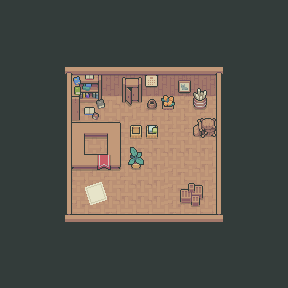

Below is a game level as drawn by its tile map, then a one-line description and the .tmx file that defines it, in full:
An orthogonal 18x18 tile map with 16x16 px tiles, 4 tile layers (Tile Layer 2, Tile Layer 3, Tile Layer 4, Tile Layer 1), 4 tilesets.

<map version="1.10" tiledversion="1.11.2" orientation="orthogonal" renderorder="right-down" width="18" height="18" tilewidth="16" tileheight="16" infinite="0" nextlayerid="5" nextobjectid="1">
 <tileset firstgid="1" name="structure" tilewidth="16" tileheight="16" tilecount="480" columns="30">
  <image source="structure.png" width="480" height="256" />
 </tileset>
 <tileset firstgid="481" name="floor" tilewidth="16" tileheight="16" tilecount="735" columns="21">
  <image source="floor.png" width="336" height="560" />
 </tileset>
 <tileset firstgid="1216" name="general-props" tilewidth="16" tileheight="16" tilecount="4720" columns="80">
  <image source="general-props.png" width="1280" height="944" />
 </tileset>
 <tileset firstgid="5936" name="wall" tilewidth="16" tileheight="16" tilecount="798" columns="19">
  <image source="wall.png" width="304" height="672" />
 </tileset>
 <layer id="2" name="Tile Layer 2" width="18" height="18">
  <data encoding="csv">
0,0,0,783,804,762,804,804,783,762,763,804,762,763,764,0,0,0,
0,0,762,762,762,783,783,804,804,783,762,804,762,763,764,0,0,0,
0,0,762,783,783,804,804,804,805,804,762,804,762,763,764,582,0,0,
0,762,783,804,804,804,805,804,805,806,783,804,762,763,764,764,581,582,
0,783,804,6701,6701,6701,6701,6701,6701,6701,6701,6702,6703,6704,764,764,762,762,
0,804,804,805,6701,6702,6703,6704,6704,6704,6704,6704,6704,6704,6704,762,783,783,
0,804,804,805,806,806,763,804,805,806,764,783,762,783,783,783,804,804,
762,804,804,805,806,806,764,804,805,762,762,762,783,804,804,804,804,805,
783,804,804,805,806,806,764,806,804,783,783,783,804,804,805,806,783,762,
804,805,804,805,806,764,785,762,804,804,804,804,804,805,806,764,804,783,
804,805,804,805,806,764,762,762,804,804,805,806,804,805,806,764,616,804,
804,805,804,805,806,785,783,783,804,804,805,806,804,805,806,785,580,580,
804,805,804,804,805,806,804,804,804,804,805,806,804,805,806,806,601,601,
804,805,804,804,805,806,804,805,806,764,804,805,806,785,785,622,622,622,
804,805,804,805,804,805,804,805,806,785,804,804,805,806,806,581,582,0,
804,805,804,805,806,785,582,804,805,806,785,785,785,785,806,581,582,0,
804,805,804,805,806,806,603,762,804,805,806,806,806,806,582,580,581,582,
804,805,806,804,805,806,764,764,764,785,806,785,623,624,603,582,581,582
</data>
 </layer>
 <layer id="3" name="Tile Layer 3" width="18" height="18">
  <data encoding="csv">
0,0,0,0,0,0,0,0,0,0,0,0,0,0,0,0,0,0,
0,0,0,0,0,0,0,0,0,0,0,0,0,0,0,0,0,0,
0,0,0,0,0,0,0,0,0,0,0,0,0,0,0,0,0,0,
0,0,0,0,0,0,0,0,0,0,0,0,0,0,0,0,0,0,
0,0,0,0,0,0,0,0,0,2467,0,0,0,0,0,0,0,0,
0,0,0,0,0,0,0,0,0,2547,2612,0,2380,0,0,0,0,0,
0,0,0,0,0,0,0,0,0,3915,2692,0,2460,0,0,0,0,0,
0,0,0,0,1628,1629,1630,1631,3129,3130,0,0,2703,2704,0,0,0,0,
0,0,0,0,1708,1709,1710,1711,3209,3210,0,0,2783,2784,0,0,0,0,
0,0,0,0,1788,1789,1790,1791,3768,0,0,0,0,0,0,0,0,0,
0,0,0,0,1868,1869,1870,1871,3848,0,0,0,0,0,0,0,0,0,
0,0,0,0,0,2274,2275,0,0,0,0,2857,2858,0,0,0,0,0,
0,0,0,0,0,2354,2355,0,0,0,0,2937,2938,0,0,0,0,0,
0,0,0,0,0,0,0,0,0,0,0,0,0,0,0,0,0,0,
0,0,0,0,0,0,0,0,0,0,0,0,0,0,0,0,0,0,
0,0,0,0,0,0,0,0,0,0,0,0,0,0,0,0,0,0,
0,0,0,0,0,0,0,0,0,0,0,0,0,0,0,0,0,0,
0,0,0,0,0,0,0,0,0,0,0,0,0,0,0,0,0,0
</data>
 </layer>
 <layer id="4" name="Tile Layer 4" width="18" height="18">
  <data encoding="csv">
0,0,0,0,0,0,0,0,0,0,0,0,0,0,0,0,0,0,
0,0,0,0,0,0,0,0,0,0,0,0,0,0,0,0,0,0,
0,0,0,0,0,0,0,0,0,0,0,0,0,0,0,0,0,0,
0,0,0,0,0,0,0,0,0,0,0,0,0,0,0,0,0,0,
0,0,0,0,4520,4521,4522,2663,2664,0,0,0,0,0,0,0,0,0,
0,0,0,0,4600,4601,4602,2743,2744,0,0,2311,0,0,0,0,0,0,
0,0,0,0,4680,4681,4682,2823,2824,0,0,0,0,0,0,0,0,0,
0,0,0,0,4760,4761,4762,0,0,0,0,0,0,0,0,0,0,0,
0,0,0,0,0,0,0,0,0,0,0,0,0,0,0,0,0,0,
0,0,0,0,0,0,2109,0,0,0,0,0,0,0,0,0,0,0,
0,0,0,0,0,0,2189,0,0,0,0,0,0,0,0,0,0,0,
0,0,0,0,0,0,0,0,0,0,0,0,0,0,0,0,0,0,
0,0,0,0,0,0,0,0,0,0,0,0,0,0,0,0,0,0,
0,0,0,0,0,0,0,0,0,0,0,0,0,0,0,0,0,0,
0,0,0,0,0,0,0,0,0,0,0,0,0,0,0,0,0,0,
0,0,0,0,0,0,0,0,0,0,0,0,0,0,0,0,0,0,
0,0,0,0,0,0,0,0,0,0,0,0,0,0,0,0,0,0,
0,0,0,0,0,0,0,0,0,0,0,0,0,0,0,0,0,0
</data>
 </layer>
 <layer id="1" name="Tile Layer 1" width="18" height="18">
  <data encoding="csv">
44,44,44,44,44,44,44,44,44,44,44,44,44,44,44,44,44,44,
44,44,44,44,44,44,44,44,44,44,44,44,44,44,44,44,44,44,
44,44,44,44,44,44,44,44,44,44,44,44,44,44,44,44,44,44,
44,44,44,44,44,44,44,44,44,44,44,44,44,44,44,44,44,44,
44,44,44,44,16,74,74,74,74,74,74,74,74,17,44,44,44,44,
44,44,44,44,39,0,0,0,0,0,0,0,0,37,44,44,44,44,
44,44,44,44,39,0,0,0,0,0,0,0,0,37,44,44,44,44,
44,44,44,44,39,0,0,0,0,0,0,0,0,37,44,44,44,44,
44,44,44,44,39,0,0,0,0,0,0,0,0,37,44,44,44,44,
44,44,44,44,39,0,0,0,0,0,0,0,0,37,44,44,44,44,
44,44,44,44,39,0,0,0,0,0,0,0,0,37,44,44,44,44,
44,44,44,44,39,0,0,0,0,0,0,0,0,37,44,44,44,44,
44,44,44,44,39,0,0,0,0,0,0,0,0,37,44,44,44,44,
44,44,44,44,46,14,14,14,14,14,14,14,14,47,44,44,44,44,
44,44,44,44,44,44,44,44,44,44,44,44,44,44,44,44,44,44,
44,44,44,44,44,44,44,44,44,44,44,44,44,44,44,44,44,44,
44,44,44,44,44,44,44,44,44,44,44,44,44,44,44,44,44,44,
44,44,44,44,44,44,44,44,44,44,44,44,44,44,44,44,44,44
</data>
 </layer>
</map>
